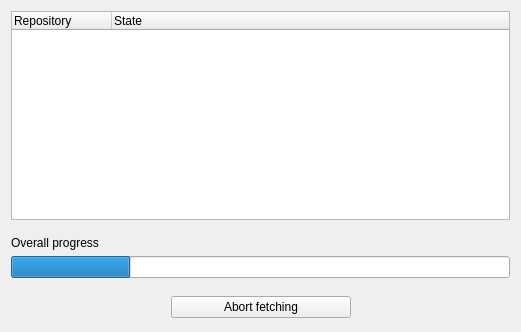
<ui version="4.0" >
 <author>Borys Jurgiel</author>
 <class>QgsPluginInstallerFetchingDialogBase</class>
 <widget class="QDialog" name="QgsPluginInstallerFetchingDialogBase" >
  <property name="geometry" >
   <rect>
    <x>0</x>
    <y>0</y>
    <width>521</width>
    <height>332</height>
   </rect>
  </property>
  <property name="windowTitle" >
   <string>Fetching repositories</string>
  </property>
  <layout class="QGridLayout" >
   <item row="1" column="0" >
    <spacer>
     <property name="orientation" >
      <enum>Qt::Vertical</enum>
     </property>
     <property name="sizeType" >
      <enum>QSizePolicy::Fixed</enum>
     </property>
     <property name="sizeHint" >
      <size>
       <width>249</width>
       <height>10</height>
      </size>
     </property>
    </spacer>
   </item>
   <item row="2" column="0" >
    <widget class="QLabel" name="label1" >
     <property name="text" >
      <string>Overall progress</string>
     </property>
    </widget>
   </item>
   <item row="3" column="0" >
    <widget class="QProgressBar" name="progressBar" >
     <property name="value" >
      <number>24</number>
     </property>
     <property name="alignment" >
      <set>Qt::AlignHCenter</set>
     </property>
     <property name="textDirection" >
      <enum>QProgressBar::TopToBottom</enum>
     </property>
     <property name="format" >
      <string/>
     </property>
    </widget>
   </item>
   <item row="4" column="0" >
    <spacer>
     <property name="orientation" >
      <enum>Qt::Vertical</enum>
     </property>
     <property name="sizeType" >
      <enum>QSizePolicy::Fixed</enum>
     </property>
     <property name="sizeHint" >
      <size>
       <width>248</width>
       <height>10</height>
      </size>
     </property>
    </spacer>
   </item>
   <item row="5" column="0" >
    <layout class="QHBoxLayout" >
     <item>
      <spacer>
       <property name="orientation" >
        <enum>Qt::Horizontal</enum>
       </property>
       <property name="sizeType" >
        <enum>QSizePolicy::MinimumExpanding</enum>
       </property>
       <property name="sizeHint" >
        <size>
         <width>140</width>
         <height>27</height>
        </size>
       </property>
      </spacer>
     </item>
     <item>
      <widget class="QPushButton" name="buttonSkip" >
       <property name="sizePolicy" >
        <sizepolicy vsizetype="Fixed" hsizetype="Fixed" >
         <horstretch>0</horstretch>
         <verstretch>0</verstretch>
        </sizepolicy>
       </property>
       <property name="minimumSize" >
        <size>
         <width>180</width>
         <height>0</height>
        </size>
       </property>
       <property name="focusPolicy" >
        <enum>Qt::NoFocus</enum>
       </property>
       <property name="text" >
        <string>Abort fetching</string>
       </property>
       <property name="autoDefault" >
        <bool>false</bool>
       </property>
       <property name="default" >
        <bool>false</bool>
       </property>
       <property name="flat" >
        <bool>false</bool>
       </property>
      </widget>
     </item>
     <item>
      <spacer>
       <property name="orientation" >
        <enum>Qt::Horizontal</enum>
       </property>
       <property name="sizeType" >
        <enum>QSizePolicy::MinimumExpanding</enum>
       </property>
       <property name="sizeHint" >
        <size>
         <width>140</width>
         <height>27</height>
        </size>
       </property>
      </spacer>
     </item>
    </layout>
   </item>
   <item row="0" column="0" >
    <widget class="QTreeWidget" name="treeWidget" >
     <property name="enabled" >
      <bool>true</bool>
     </property>
     <property name="horizontalScrollBarPolicy" >
      <enum>Qt::ScrollBarAsNeeded</enum>
     </property>
     <property name="showDropIndicator" stdset="0" >
      <bool>false</bool>
     </property>
     <property name="selectionMode" >
      <enum>QAbstractItemView::NoSelection</enum>
     </property>
     <property name="horizontalScrollMode" >
      <enum>QAbstractItemView::ScrollPerItem</enum>
     </property>
     <property name="rootIsDecorated" >
      <bool>false</bool>
     </property>
     <property name="itemsExpandable" >
      <bool>false</bool>
     </property>
     <column>
      <property name="text" >
       <string>Repository</string>
      </property>
     </column>
     <column>
      <property name="text" >
       <string>State</string>
      </property>
     </column>
    </widget>
   </item>
  </layout>
 </widget>
 <connections>
  <connection>
   <sender>buttonSkip</sender>
   <signal>clicked()</signal>
   <receiver>QgsPluginInstallerFetchingDialogBase</receiver>
   <slot>reject()</slot>
   <hints>
    <hint type="sourcelabel" >
     <x>350</x>
     <y>321</y>
    </hint>
    <hint type="destinationlabel" >
     <x>250</x>
     <y>76</y>
    </hint>
   </hints>
  </connection>
 </connections>
</ui>
